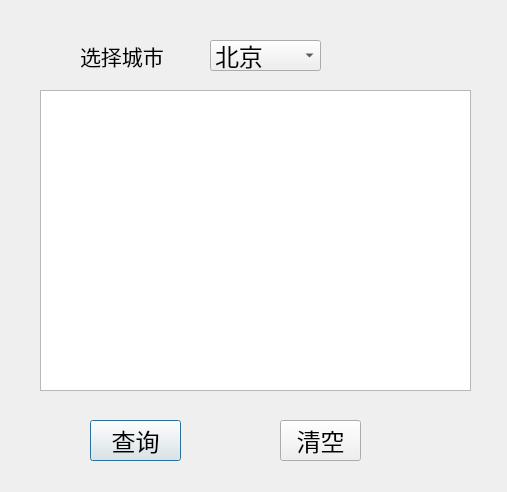
<?xml version="1.0" encoding="UTF-8"?>
<ui version="4.0">
 <class>weather</class>
 <widget class="QDialog" name="weather">
  <property name="geometry">
   <rect>
    <x>0</x>
    <y>0</y>
    <width>507</width>
    <height>492</height>
   </rect>
  </property>
  <property name="font">
   <font>
    <family>Adobe Arabic</family>
    <pointsize>18</pointsize>
   </font>
  </property>
  <property name="windowTitle">
   <string>城市天气查询</string>
  </property>
  <widget class="QLabel" name="select_city_label">
   <property name="geometry">
    <rect>
     <x>80</x>
     <y>40</y>
     <width>91</width>
     <height>31</height>
    </rect>
   </property>
   <property name="font">
    <font>
     <family>Adobe Arabic</family>
     <pointsize>16</pointsize>
    </font>
   </property>
   <property name="text">
    <string>选择城市</string>
   </property>
  </widget>
  <widget class="QComboBox" name="comboBox_select_city">
   <property name="geometry">
    <rect>
     <x>210</x>
     <y>40</y>
     <width>111</width>
     <height>31</height>
    </rect>
   </property>
   <item>
    <property name="text">
     <string>北京</string>
    </property>
   </item>
   <item>
    <property name="text">
     <string>上海</string>
    </property>
   </item>
   <item>
    <property name="text">
     <string>南京</string>
    </property>
   </item>
   <item>
    <property name="text">
     <string>天津</string>
    </property>
   </item>
   <item>
    <property name="text">
     <string>广州</string>
    </property>
   </item>
   <item>
    <property name="text">
     <string>深圳</string>
    </property>
   </item>
   <item>
    <property name="text">
     <string>乌鲁木齐</string>
    </property>
   </item>
   <item>
    <property name="text">
     <string>齐齐哈尔</string>
    </property>
   </item>
   <item>
    <property name="text">
     <string>南宁</string>
    </property>
   </item>
   <item>
    <property name="text">
     <string>桂林</string>
    </property>
   </item>
   <item>
    <property name="text">
     <string>徐州</string>
    </property>
   </item>
  </widget>
  <widget class="QPushButton" name="pushButton_query">
   <property name="geometry">
    <rect>
     <x>90</x>
     <y>420</y>
     <width>91</width>
     <height>41</height>
    </rect>
   </property>
   <property name="text">
    <string>查询</string>
   </property>
  </widget>
  <widget class="QPushButton" name="pushButton_clear">
   <property name="geometry">
    <rect>
     <x>280</x>
     <y>420</y>
     <width>81</width>
     <height>41</height>
    </rect>
   </property>
   <property name="text">
    <string>清空</string>
   </property>
  </widget>
  <widget class="QTextEdit" name="textEdit_result">
   <property name="geometry">
    <rect>
     <x>40</x>
     <y>90</y>
     <width>431</width>
     <height>301</height>
    </rect>
   </property>
   <property name="autoFillBackground">
    <bool>false</bool>
   </property>
  </widget>
 </widget>
 <resources/>
 <connections>
  <connection>
   <sender>pushButton_query</sender>
   <signal>clicked()</signal>
   <receiver>weather</receiver>
   <slot>accept()</slot>
   <hints>
    <hint type="sourcelabel">
     <x>135</x>
     <y>440</y>
    </hint>
    <hint type="destinationlabel">
     <x>253</x>
     <y>245</y>
    </hint>
   </hints>
  </connection>
  <connection>
   <sender>pushButton_clear</sender>
   <signal>clicked()</signal>
   <receiver>weather</receiver>
   <slot>accept()</slot>
   <hints>
    <hint type="sourcelabel">
     <x>320</x>
     <y>440</y>
    </hint>
    <hint type="destinationlabel">
     <x>253</x>
     <y>245</y>
    </hint>
   </hints>
  </connection>
 </connections>
</ui>
